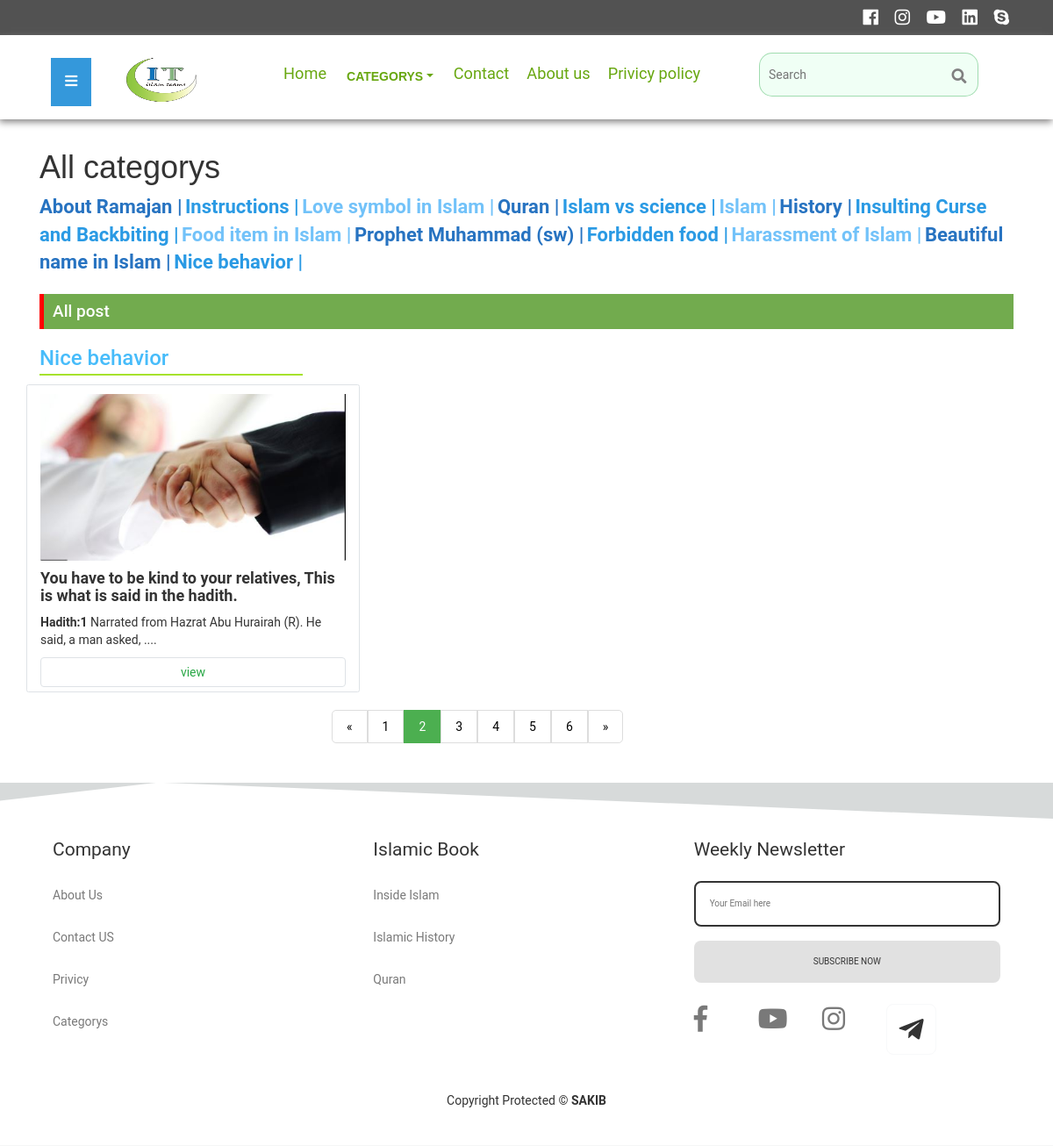
The page /cat.php?cat=Nice behavior on the database its author committed.
### tables this page shows
CREATE TABLE `post` (
  `id` int NOT NULL,
  `img` varchar(300) NOT NULL,
  `title` varchar(100) NOT NULL,
  `details` text NOT NULL,
  `last_details` text NOT NULL,
  `key_word` varchar(500) NOT NULL DEFAULT 'islam',
  `cat` text NOT NULL,
  `view` int DEFAULT NULL
);

### admin/lib/database.php (called while the page is built, shortened)
<?php
class database {
	public $database_host = HOST;
	public $database_user = USER;
	public $database_password = PASSWORD;
	public $database_databasename = DBNAME;
	public $link;
	private function databaseconnection(){
		$this->link = new mysqli($this->database_host,$this->database_user,$this->database_password,$this->database_databasename);
	}
	public function read($x){
		$result = $this->link->query($x);
		if ($result->num_rows > 0) {
			return $result;
		}else{
			return false;
		}
	}
public function shortText($t,$l=50){
		$t = substr($t,0,$l);
		$t = $t."....";
		return $t;
}
public function selectTable($t,$c ='c',$l= 2){
	if ($c == 'c' && $l == 2) {
		$x = "SELECT * FROM $t";
	}else{
		$x = "SELECT * FROM $t WHERE cat= '$c' or id= '$c' limit $l";
	}
	$x = $this->read($x);
	if ($x) {
		return $x;
	}
}
}
 ?>

### cat.php (the view, shortened to what this page needs)
<?php
include 'inc/header.php';
 ?>
<div class="container">
	<h1 style="font-family: sans-serif;">All categorys</h1>
	<div class="faith_div1">
<?php
     $cat_title= "SELECT DISTINCT cat from post ORDER By id ASC";
      $cat_title_read = $db->read($cat_title);
      if ($cat_title_read) {
      $i = 0;
      while ($ab = $cat_title_read->fetch_assoc()) {
        $i++;
 ?>
      <a class="font-weight-bold cat" id="<?php
          if ($i==1 or $i==4){
            echo"a1";
          }elseif ($i==2 or $i==5){
            echo"a2";
          }elseif ($i==3 or $i==6){
            echo"a3";
          }elseif ($i==4 or $i==7){
            echo"a1";
          }elseif ($i==8 or $i==11){
            echo"a2";
          }elseif ($i==9 or $i==12){
            echo"a3";
          }elseif ($i==10 or $i==13){
            echo"a1";
          }elseif ($i==14 or $i==17){
            echo"a2";
          }elseif ($i==15 or $i==18){
            echo"a3";
          }elseif ($i==16 or $i==19){
            echo"a1";
          }
      ?>" href="cat.php?cat=<?php echo $ab['cat']; ?>"><?php  echo $ab['cat']; ?> |</a>
<?php
 }}
 ?>
	</div>
<?php
        $cat = 'cat not found';
        if (isset($_GET['cat']) && $_GET['cat']!= null) {
            $cat = $_GET['cat'];
        }
 ?>
        <div class="s_side1">
          <h2>All post</h2>
        </div>
  <h3 style="border-bottom: 2px solid #A6E22C;padding-bottom: 5px;width: 300px;color: #47bcfa;"><?php echo $cat; ?></h3>
<div class="row">
  <?php
      $data = $db->selectTable('post',$cat,100);
      while ($y = $data->fetch_assoc()) {
  ?>
    <div id="col" class=" card col-sm-4 pb-2 border" style="min-height: 250px;">
      <img class="card-img pt-3" style="height: 200px;" src="img/<?php echo $y['img'] ?>">
      <h4 class="font-weight-bold"><?php echo $y['title'] ?></h4>
      <p> <?php echo $db->shortText($y['details'],80) ?></p>
      <a href="single.php?proid=<?php echo $y['id']; ?>" class="btn btn-outline-success border">view</a>
    </div>
        <?php
            }
        ?>
</div>
<div class="pagination">
  <a href="#">&laquo;</a>
  <a href="#">1</a>
  <a class="active" href="#">2</a>
  <a href="#">3</a>
  <a href="#">4</a>
  <a href="#">5</a>
  <a href="#">6</a>
  <a href="#">&raquo;</a>
</div>
</div>
<?php
include 'inc/footer.php';
 ?>

### css/style.css (style rules this page uses)
* { padding: 0; margin: 0; box-sizing: border-box; font-family: 'Roboto', sans-serif; }
.cat { font-size: 22px; }
#a1 { font-size: 22px; color: #2773c1; }
#a2 { font-size: 22px; color: #2a9ae4; }
#a3 { font-size: 22px; color: #72c2f9; }
.s_side1 { width: 100%; height:40px; border-left: 5px solid red; background: #72ab4e; }
.s_side1 h2 { color: white; font-size: 19px; padding: 10px; }

### cat.php (style rules this page uses)
.pagination { display: inline-block; margin-left:30%; }
.pagination a { color: black; float: left; padding: 8px 16px; text-decoration: none; border: 1px solid #ddd; }
.pagination a.active { background-color: #4CAF50; color: white; border: 1px solid #4CAF50; }
.pagination a:first-child { border-top-left-radius: 5px; border-bottom-left-radius: 5px; }
.pagination a:last-child { border-top-right-radius: 5px; border-bottom-right-radius: 5px; }

### rows shown on the page
post: img (picture), title "You have to be kind to your relatives, This is what is said in the hadith.", details "Hadith:1 Narrated from Hazrat Abu Hurairah (R). He said, a man asked, ...."

### other values the page prints
$ab['cat'] "About Ramajan"
$ab['cat'] "Instructions"
$ab['cat'] "Love symbol in Islam"
$ab['cat'] "Quran"
$ab['cat'] "Islam vs science"
$ab['cat'] "Islam"
$ab['cat'] "History"
$ab['cat'] "Insulting Curse and Backbiting"
$ab['cat'] "Food item in Islam"
$ab['cat'] "Prophet Muhammad (sw)"
$ab['cat'] "Forbidden food"
$ab['cat'] "Harassment of Islam"
$ab['cat'] "Beautiful name in Islam"
$ab['cat'] "Nice behavior"
$cat "Nice behavior"
